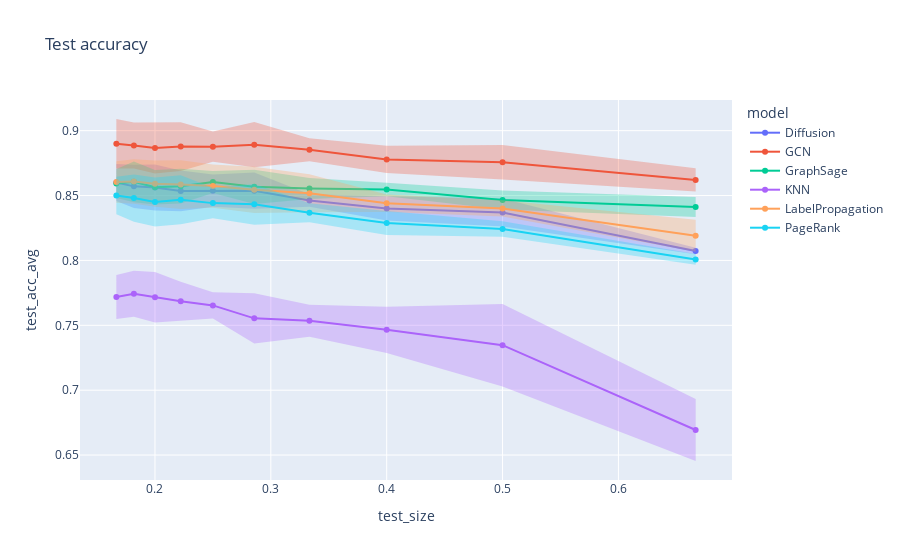

This figure's notebook cell:
### Markdown cell above
## Without penalization

### Code cell
RUNPATH = os.path.join(os.path.dirname(os.getcwd()), 'runs')

# Store data into DataFrame
df = data2df(RUNPATH, undir=True, penalized=False)
print(df.shape)

# Compute average and standard deviation according to values of k
grouped = df.groupby(['dataset', 'model', 'k', 'train_size', 'test_size'])[['train_acc', 'test_acc']].agg({'train_acc': ['mean', 'std'], 'test_acc': ['mean', 'std']}).reset_index()
grouped.columns = ['dataset', 'model', 'k', 'train_size', 'test_size', 'train_acc_avg', 'train_acc_std', 'test_acc_avg', 'test_acc_std', ]
grouped

# Test split
for error_y_mode in {'band'}:
    fig = line(
        data_frame = grouped,
        x = 'test_size',
        y = 'test_acc_avg',
        error_y = 'test_acc_std',
        error_y_mode = error_y_mode,
        color = 'model',
        title = f'Test accuracy',
        markers = '.',
    )
    fig.show()

### Figure 1 — Plotly figure (JSON) as saved in the notebook; plotly's stock layout.template omitted (floating-point values rounded to 4 significant figures)
{"data": [{"fill": "toself", "fillcolor": "rgba(99,110,250,.3)", "hoverinfo": "skip", "legendgroup": "Diffusion", "line": {"color": "rgba(255,255,255,0)"}, "showlegend": false, "type": "scatter", "x": [0.6667, 0.5, 0.4, 0.3333, 0.2857, 0.25, 0.2222, 0.2, 0.1818, 0.1667, 0.1667, 0.1818, 0.2, 0.2222, 0.25, 0.2857, 0.3333, 0.4, 0.5, 0.6667], "xaxis": "x", "y": [0.8098, 0.8478, 0.8494, 0.851, 0.8678, 0.8662, 0.8693, 0.8739, 0.8737, 0.8742, 0.8458, 0.8405, 0.8384, 0.8378, 0.8413, 0.8397, 0.8414, 0.8308, 0.8262, 0.8047], "yaxis": "y"}, {"hovertemplate": "model=Diffusion<br>test_size=%{x}<br>test_acc_avg=%{y}<extra></extra>", "legendgroup": "Diffusion", "line": {"color": "#636efa", "dash": "solid"}, "marker": {"symbol": "circle"}, "mode": "markers+lines", "name": "Diffusion", "orientation": "v", "showlegend": true, "type": "scatter", "x": [0.6667, 0.5, 0.4, 0.3333, 0.2857, 0.25, 0.2222, 0.2, 0.1818, 0.1667], "xaxis": "x", "y": [0.8072, 0.837, 0.8401, 0.8462, 0.8538, 0.8538, 0.8536, 0.8562, 0.8571, 0.86], "yaxis": "y"}, {"fill": "toself", "fillcolor": "rgba(239,85,59,.3)", "hoverinfo": "skip", "legendgroup": "GCN", "line": {"color": "rgba(255,255,255,0)"}, "showlegend": false, "type": "scatter", "x": [0.6667, 0.5, 0.4, 0.3333, 0.2857, 0.25, 0.2222, 0.2, 0.1818, 0.1667, 0.1667, 0.1818, 0.2, 0.2222, 0.25, 0.2857, 0.3333, 0.4, 0.5, 0.6667], "xaxis": "x", "y": [0.871, 0.889, 0.8883, 0.8942, 0.9066, 0.8993, 0.9065, 0.9061, 0.9063, 0.909, 0.8709, 0.8709, 0.867, 0.869, 0.876, 0.8718, 0.8765, 0.8674, 0.8624, 0.8531], "yaxis": "y"}, {"hovertemplate": "model=GCN<br>test_size=%{x}<br>test_acc_avg=%{y}<extra></extra>", "legendgroup": "GCN", "line": {"color": "#EF553B", "dash": "solid"}, "marker": {"symbol": "circle"}, "mode": "markers+lines", "name": "GCN", "orientation": "v", "showlegend": true, "type": "scatter", "x": [0.6667, 0.5, 0.4, 0.3333, 0.2857, 0.25, 0.2222, 0.2, 0.1818, 0.1667], "xaxis": "x", "y": [0.8621, 0.8757, 0.8778, 0.8853, 0.8892, 0.8877, 0.8877, 0.8866, 0.8886, 0.8899], "yaxis": "y"}, {"fill": "toself", "fillcolor": "rgba(0,204,150,.3)", "hoverinfo": "skip", "legendgroup": "GraphSage", "line": {"color": "rgba(255,255,255,0)"}, "showlegend": false, "type": "scatter", "x": [0.6667, 0.5, 0.4, 0.3333, 0.2857, 0.25, 0.2222, 0.2, 0.1818, 0.1667, 0.1667, 0.1818, 0.2, 0.2222, 0.25, 0.2857, 0.3333, 0.4, 0.5, 0.6667], "xaxis": "x", "y": [0.8488, 0.8538, 0.8598, 0.8636, 0.87, 0.869, 0.8706, 0.8696, 0.8763, 0.8704, 0.8482, 0.8449, 0.8431, 0.8439, 0.852, 0.8435, 0.8474, 0.8495, 0.8393, 0.8335], "yaxis": "y"}, {"hovertemplate": "model=GraphSage<br>test_size=%{x}<br>test_acc_avg=%{y}<extra></extra>", "legendgroup": "GraphSage", "line": {"color": "#00cc96", "dash": "solid"}, "marker": {"symbol": "circle"}, "mode": "markers+lines", "name": "GraphSage", "orientation": "v", "showlegend": true, "type": "scatter", "x": [0.6667, 0.5, 0.4, 0.3333, 0.2857, 0.25, 0.2222, 0.2, 0.1818, 0.1667], "xaxis": "x", "y": [0.8411, 0.8466, 0.8547, 0.8555, 0.8567, 0.8605, 0.8572, 0.8563, 0.8606, 0.8593], "yaxis": "y"}, {"fill": "toself", "fillcolor": "rgba(171,99,250,.3)", "hoverinfo": "skip", "legendgroup": "KNN", "line": {"color": "rgba(255,255,255,0)"}, "showlegend": false, "type": "scatter", "x": [0.6667, 0.5, 0.4, 0.3333, 0.2857, 0.25, 0.2222, 0.2, 0.1818, 0.1667, 0.1667, 0.1818, 0.2, 0.2222, 0.25, 0.2857, 0.3333, 0.4, 0.5, 0.6667], "xaxis": "x", "y": [0.6932, 0.7664, 0.7643, 0.7659, 0.7747, 0.7754, 0.7835, 0.7911, 0.7921, 0.7888, 0.7548, 0.7566, 0.7521, 0.7534, 0.7552, 0.736, 0.7411, 0.7287, 0.7029, 0.6454], "yaxis": "y"}, {"hovertemplate": "model=KNN<br>test_size=%{x}<br>test_acc_avg=%{y}<extra></extra>", "legendgroup": "KNN", "line": {"color": "#ab63fa", "dash": "solid"}, "marker": {"symbol": "circle"}, "mode": "markers+lines", "name": "KNN", "orientation": "v", "showlegend": true, "type": "scatter", "x": [0.6667, 0.5, 0.4, 0.3333, 0.2857, 0.25, 0.2222, 0.2, 0.1818, 0.1667], "xaxis": "x", "y": [0.6693, 0.7347, 0.7465, 0.7535, 0.7554, 0.7653, 0.7685, 0.7716, 0.7744, 0.7718], "yaxis": "y"}, {"fill": "toself", "fillcolor": "rgba(255,161,90,.3)", "hoverinfo": "skip", "legendgroup": "LabelPropagation", "line": {"color": "rgba(255,255,255,0)"}, "showlegend": false, "type": "scatter", "x": [0.6667, 0.5, 0.4, 0.3333, 0.2857, 0.25, 0.2222, 0.2, 0.1818, 0.1667, 0.1667, 0.1818, 0.2, 0.2222, 0.25, 0.2857, 0.3333, 0.4, 0.5, 0.6667], "xaxis": "x", "y": [0.8313, 0.8464, 0.8509, 0.8664, 0.8722, 0.8739, 0.8772, 0.8771, 0.878, 0.8764, 0.8445, 0.8437, 0.8413, 0.8397, 0.8407, 0.8366, 0.8371, 0.8374, 0.8338, 0.8066], "yaxis": "y"}, {"hovertemplate": "model=LabelPropagation<br>test_size=%{x}<br>test_acc_avg=%{y}<extra></extra>", "legendgroup": "LabelPropagation", "line": {"color": "#FFA15A", "dash": "solid"}, "marker": {"symbol": "circle"}, "mode": "markers+lines", "name": "LabelPropagation", "orientation": "v", "showlegend": true, "type": "scatter", "x": [0.6667, 0.5, 0.4, 0.3333, 0.2857, 0.25, 0.2222, 0.2, 0.1818, 0.1667], "xaxis": "x", "y": [0.819, 0.8401, 0.8441, 0.8518, 0.8544, 0.8573, 0.8584, 0.8592, 0.8609, 0.8604], "yaxis": "y"}, {"fill": "toself", "fillcolor": "rgba(25,211,243,.3)", "hoverinfo": "skip", "legendgroup": "PageRank", "line": {"color": "rgba(255,255,255,0)"}, "showlegend": false, "type": "scatter", "x": [0.6667, 0.5, 0.4, 0.3333, 0.2857, 0.25, 0.2222, 0.2, 0.1818, 0.1667, 0.1667, 0.1818, 0.2, 0.2222, 0.25, 0.2857, 0.3333, 0.4, 0.5, 0.6667], "xaxis": "x", "y": [0.8049, 0.8302, 0.8381, 0.8441, 0.859, 0.8559, 0.8657, 0.864, 0.8662, 0.8645, 0.8357, 0.8299, 0.8262, 0.8278, 0.8324, 0.8275, 0.8294, 0.8195, 0.8183, 0.7967], "yaxis": "y"}, {"hovertemplate": "model=PageRank<br>test_size=%{x}<br>test_acc_avg=%{y}<extra></extra>", "legendgroup": "PageRank", "line": {"color": "#19d3f3", "dash": "solid"}, "marker": {"symbol": "circle"}, "mode": "markers+lines", "name": "PageRank", "orientation": "v", "showlegend": true, "type": "scatter", "x": [0.6667, 0.5, 0.4, 0.3333, 0.2857, 0.25, 0.2222, 0.2, 0.1818, 0.1667], "xaxis": "x", "y": [0.8008, 0.8242, 0.8288, 0.8368, 0.8432, 0.8442, 0.8467, 0.8451, 0.848, 0.8501], "yaxis": "y"}], "layout": {"legend": {"title": {"text": "model"}, "tracegroupgap": 0}, "title": {"text": "Test accuracy"}, "xaxis": {"anchor": "y", "domain": [0, 1], "title": {"text": "test_size"}}, "yaxis": {"anchor": "x", "domain": [0, 1], "title": {"text": "test_acc_avg"}}}}
